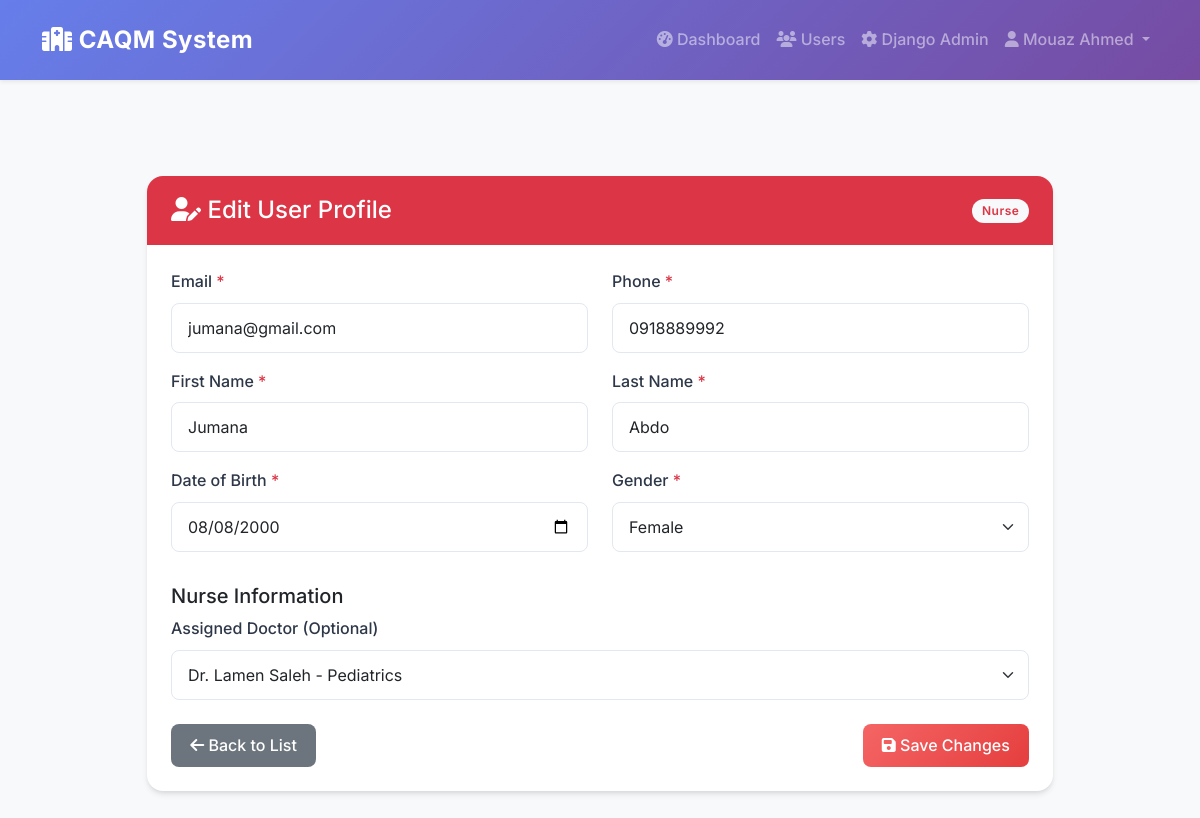
The app's page /admins/users/edit/25/ (signed in) with its own data.
### accounts/models.py (models this page shows, shortened)
class User(AbstractBaseUser, PermissionsMixin):
    ROLE_CHOICES = [
        ('PATIENT', 'Patient'),
        ('DOCTOR', 'Doctor'),
        ('NURSE', 'Nurse'),
        ('ADMIN', 'Admin'),
    ]
    GENDER_CHOICES = [
        ('MALE', 'Male'),
        ('FEMALE', 'Female'),
    ]
    email = models.EmailField(unique=True, max_length=255)
    first_name = models.CharField(max_length=100)
    last_name = models.CharField(max_length=100)
    phone_regex = RegexValidator(
        regex=r'^(091|092|093|094)\d{7}$',
        message="Phone number must be in the format: '091xxxxxxx', '092xxxxxxx', '093xxxxxxx', or '094xxxxxxx' (10 digits total)."
    )
    phone = models.CharField(validators=[phone_regex], max_length=17, blank=True)
    date_of_birth = models.DateField(null=True, blank=True)
    gender = models.CharField(max_length=10, choices=GENDER_CHOICES, blank=True, default='')
    role = models.CharField(max_length=10, choices=ROLE_CHOICES, default='PATIENT')
    is_active = models.BooleanField(default=True)
    is_staff = models.BooleanField(default=False)
    created_at = models.DateTimeField(auto_now_add=True)
    updated_at = models.DateTimeField(auto_now=True)
    objects = UserManager()
    USERNAME_FIELD = 'email'
    REQUIRED_FIELDS = ['first_name', 'last_name', 'date_of_birth']
    class Meta:
        db_table = 'users'
        verbose_name = 'User'
        verbose_name_plural = 'Users'
    def get_full_name(self):
        return f"{self.first_name} {self.last_name}"
    def is_patient(self):
        return self.role == 'PATIENT'
    def is_doctor(self):
        return self.role == 'DOCTOR'
    def is_admin(self):
        return self.role == 'ADMIN'
    def is_nurse(self):
        return self.role == 'NURSE'

### nurses/models.py (models this page shows, shortened)
class Nurse(models.Model):
    user = models.OneToOneField(settings.AUTH_USER_MODEL, on_delete=models.CASCADE, primary_key=True, related_name='nurse_profile')
    assigned_doctor = models.ForeignKey(Doctor, on_delete=models.SET_NULL, null=True, blank=True, related_name='nurses')
    class Meta:
        db_table = 'nurses'

### admins/views.py (the view, shortened to what this page needs)
# urls.py: path('users/edit/<int:user_id>/', AdminEditUserView.as_view(),
class AdminEditUserView(LoginRequiredMixin, AdminRequiredMixin, View):
    template_name = 'admins/admin_edit_user.html'
    def _get_user(self, user_id):
        return User.objects.filter(pk=user_id).first()
    def _get_context(self, user):
        context = {
            'edit_user': user,
            'doctors': Doctor.objects.select_related('user').all(),
            'patient_profile': Patient.objects.filter(user=user).first() if user.role == 'PATIENT' else None,
            'doctor_profile': Doctor.objects.filter(user=user).first() if user.role == 'DOCTOR' else None,
            'nurse_profile': Nurse.objects.filter(user=user).first() if user.role == 'NURSE' else None,
        }
        return context
    def get(self, request, user_id):
        user = self._get_user(user_id)
        if not user:
            messages.error(request, 'User not found')
            return redirect('admins:admin_user_list')
        return render(request, self.template_name, self._get_context(user))

### admins/views.py (called while the page is built)
    def test_func(self):
        return self.request.user.is_authenticated and self.request.user.is_admin()

### admins/templates/admins/admin_edit_user.html (shortened to what this page needs)
{% extends 'accounts/base.html' %}
{% load static %}
{% block content %}
<div class="container mt-5">
    <div class="row justify-content-center">
        <div class="col-md-10">
            <div class="card">
                <div class="card-header bg-danger text-white d-flex justify-content-between align-items-center">
                    <h4 class="mb-0"><i class="fas fa-user-edit"></i> Edit User Profile</h4>
                    <span class="badge bg-light text-danger">{{ edit_user.get_role_display }}</span>
                </div>
                <div class="card-body">
                    <form method="post" id="editUserForm" enctype="multipart/form-data" novalidate>
                        <div class="row">
                            <div class="col-md-6 mb-3">
                                <label for="email" class="form-label">Email <span class="text-danger">*</span></label>
                                <input type="email" class="form-control" id="email" name="email" required
                                    value="{{ edit_user.email }}">
                            </div>
                            <div class="col-md-6 mb-3">
                                <label for="phone" class="form-label">Phone <span class="text-danger">*</span></label>
                                <input type="tel" class="form-control" id="phone" name="phone" required
                                    pattern="[0-9]{10,15}" title="Enter 10-15 digits" value="{{ edit_user.phone }}">
                            </div>
                        </div>
                        <div class="row">
                            <div class="col-md-6 mb-3">
                                <label for="first_name" class="form-label">First Name <span
                                        class="text-danger">*</span></label>
                                <input type="text" class="form-control" id="first_name" name="first_name" required
                                    value="{{ edit_user.first_name }}">
                            </div>
                            <div class="col-md-6 mb-3">
                                <label for="last_name" class="form-label">Last Name <span
                                        class="text-danger">*</span></label>
                                <input type="text" class="form-control" id="last_name" name="last_name" required
                                    value="{{ edit_user.last_name }}">
                            </div>
                        </div>
                        <div class="row">
                            <div class="col-md-6 mb-3">
                                <label for="date_of_birth" class="form-label">Date of Birth <span
                                        class="text-danger">*</span></label>
                                <input type="date" class="form-control" id="date_of_birth" name="date_of_birth" required
                                    value="{% if edit_user.date_of_birth %}{{ edit_user.date_of_birth|date:'Y-m-d' }}{% endif %}">
                            </div>
                            <div class="col-md-6 mb-3">
                                <label for="gender" class="form-label">Gender <span class="text-danger">*</span></label>
                                <select class="form-select" id="gender" name="gender" required>
                                    <option value="FEMALE" {% if edit_user.gender == 'FEMALE' %}selected{% endif %}>Female
                                    </option>
                                </select>
                            </div>
                        </div>
                        {% if edit_user.role == 'NURSE' %}
                        <h5 class="mt-3">Nurse Information</h5>
                        <div class="mb-3">
                            <label for="assigned_doctor" class="form-label">Assigned Doctor (Optional)</label>
                            <select class="form-select" id="assigned_doctor" name="assigned_doctor">
                                {% for doctor in doctors %}
                                <option value="{{ doctor.pk }}" {% if nurse_profile and nurse_profile.assigned_doctor and nurse_profile.assigned_doctor.pk == doctor.pk %}selected{% endif %}>
                                    Dr. {{ doctor.user.get_full_name }} - {{ doctor.get_specialization_display }}
                                </option>
                                {% endfor %}
                            </select>
                        </div>
                        {% endif %}
                        <div class="d-flex justify-content-between mt-4">
                            <a href="{% url 'admins:admin_user_list' %}" class="btn btn-secondary"
                                aria-label="Back to user list">
                                <i class="fas fa-arrow-left"></i> Back to List
                            </a>
                            <button type="submit" class="btn btn-danger" aria-label="Save user profile changes">
                                <i class="fas fa-save"></i> Save Changes
                            </button>
                        </div>
                    </form>
                </div>
            </div>
        </div>
    </div>
</div>
{% endblock %}

### accounts/templates/accounts/base.html (shortened to what this page needs)
{% load static %}
<!DOCTYPE html>
<html lang="en">
<head>
    <link href="https://cdn.jsdelivr.net/npm/bootstrap@5.3.0/dist/css/bootstrap.min.css" rel="stylesheet">
    <link rel="stylesheet" href="https://cdnjs.cloudflare.com/ajax/libs/font-awesome/6.4.0/css/all.min.css">
    <link rel="stylesheet" href="{% static 'css/style.css' %}">
</head>
<body>
    <nav class="navbar navbar-expand-lg navbar-dark shadow-sm">
        <div class="container">
            <a class="navbar-brand" href="{% url 'accounts:login' %}">
                <i class="fas fa-hospital"></i> CAQM System
            </a>
            <div class="collapse navbar-collapse" id="navbarNav">
                <ul class="navbar-nav ms-auto">
                    {% if user.is_authenticated %}
                    {% if user.is_patient %}
                    <li class="nav-item">
                        <a class="nav-link" href="{% url 'patients:book_appointment' %}">
                            <i class="fas fa-calendar-plus"></i> Book Appointment
                        </a>
                    </li>
                    <li class="nav-item">
                        <a class="nav-link" href="{% url 'patients:my_appointments' %}">
                            <i class="fas fa-calendar-check"></i> My Appointments
                        </a>
                    </li>
                    <li class="nav-item">
                        <a class="nav-link" href="{% url 'patients:notifications' %}">
                            <i class="fas fa-bell"></i> Notifications
                            {% if user.unread_notifications_count %}
                            <span class="badge bg-danger rounded-pill">{{ user.unread_notifications_count }}</span>
                            {% endif %}
                        </a>
                    </li>
                    <li class="nav-item">
                        <a class="nav-link" href="{% url 'patients:submit_patient_form' %}">
                            <i class="fas fa-file-medical"></i> Submit Medical Form
                        </a>
                    </li>
                    <li class="nav-item">
                        <a class="nav-link" href="{% url 'queues:queue_status' %}">
                            <i class="fas fa-list-ol"></i> Queue
                        </a>
                    </li>
                    {% elif user.is_admin %}
                    <li class="nav-item">
                        <a class="nav-link" href="{% url 'admins:admin_dashboard' %}">
                            <i class="fas fa-tachometer-alt"></i> Dashboard
                        </a>
                    </li>
                    <li class="nav-item">
                        <a class="nav-link" href="{% url 'admins:admin_user_list' %}">
                            <i class="fas fa-users"></i> Users
                        </a>
                    </li>
                    <li class="nav-item">
                        <a class="nav-link" href="{% url 'admin:index' %}">
                            <i class="fas fa-cog"></i> Django Admin
                        </a>
                    </li>
                    {% endif %}
                    <li class="nav-item dropdown">
                        <a class="nav-link dropdown-toggle" href="#" id="userDropdown" role="button"
                            data-bs-toggle="dropdown">
                            <i class="fas fa-user"></i> {{ user.get_full_name }}
                        </a>
                    </li>
                    {% endif %}
                </ul>
            </div>
        </div>
    </nav>
    <main class="container my-5">
        {% block content %}{% endblock %}
    </main>
</body>
</html>

### static/css/style.css (style rules this page uses)
:root { --primary-color: #667eea; --secondary-color: #764ba2; --accent-color: #00cdac; --text-dark: #2d3748; --text-light: #718096; --bg-light: #f8f9fa; --white: #ffffff; --success: #48bb78; --danger: #f56565; --warning: #ed8936; --info: #4299e1; --shadow-sm: 0 1px 3px 0 rgba(0, 0, 0, 0.1), 0 1px 2px 0 rgba(0, 0, 0, 0.06); --shadow-md: 0 4px 6px -1px rgba(0, 0, 0, 0.1), 0 2px 4px -1px rgba(0, 0, 0, 0.06); --shadow-lg: 0 10px 15px -3px rgba(0, 0, 0, 0.1), 0 4px 6px -2px rgba(0, 0, 0, 0.05); --radius-md: 0.5rem; --radius-lg: 1rem; }
body { background-color: var(--bg-light); font-family: 'Inter', -apple-system, BlinkMacSystemFont, "Segoe UI", Roboto, "Helvetica Neue", Arial, sans-serif; color: var(--text-dark); line-height: 1.6; min-height: 100vh; display: flex; flex-direction: column; }
.navbar { background: linear-gradient(135deg, var(--primary-color) 0%, var(--secondary-color) 100%); box-shadow: var(--shadow-md); padding: 1rem 0; }
.navbar-brand { font-weight: 700; font-size: 1.5rem; letter-spacing: 0.5px; }
.nav-link { font-weight: 500; transition: all 0.3s ease; opacity: 0.9; }
.card { border: none; border-radius: var(--radius-lg); box-shadow: var(--shadow-md); transition: transform 0.3s ease, box-shadow 0.3s ease; background: var(--white); overflow: hidden; margin-bottom: 1.5rem; }
.card-header { border-bottom: none; padding: 1.25rem 1.5rem; font-weight: 600; }
.card-body { padding: 1.5rem; }
.btn { border-radius: var(--radius-md); padding: 0.6rem 1.2rem; font-weight: 500; transition: all 0.3s ease; border: none; }
.btn-danger { background: linear-gradient(135deg, #f56565 0%, #e53e3e 100%); }
.form-control, .form-select { border-radius: var(--radius-md); border: 1px solid #e2e8f0; padding: 0.75rem 1rem; transition: all 0.3s ease; }
.form-label { font-weight: 500; color: var(--text-dark); margin-bottom: 0.5rem; }
.badge { padding: 0.5em 0.8em; border-radius: 20px; font-weight: 600; letter-spacing: 0.5px; }

### records on screen
User: get_full_name "Mouaz Ahmed"
User: role "Nurse", email "jumana@gmail.com", phone "0918889992", first_name "Jumana", last_name "Abdo", date_of_birth "08/08/2000", gender "Female"
Nurse: assigned_doctor "Dr. Lamen Saleh - Pediatrics"
